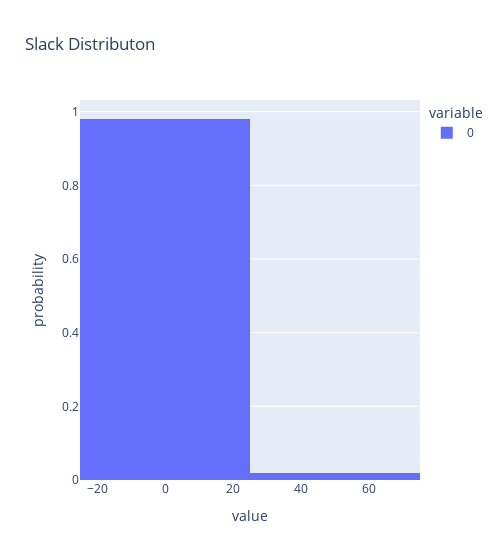

Notebook source saved alongside this figure:
### Code cell
# plot slack distribution
c = '_C7'
px.histogram(slack_dict[c],  
             histnorm = 'probability',
             width = 500,
             title="Slack Distributon")

### Figure 1 — Plotly figure (JSON) as saved in the notebook; plotly's stock layout.template omitted (floating-point values rounded to 4 significant figures)
{"data": [{"alignmentgroup": "True", "bingroup": "x", "histnorm": "probability", "hovertemplate": "variable=0<br>value=%{x}<br>probability=%{y}<extra></extra>", "legendgroup": "0", "marker": {"color": "#636efa", "pattern": {"shape": ""}}, "name": "0", "offsetgroup": "0", "orientation": "v", "showlegend": true, "type": "histogram", "x": [0, 0, 0, 0, 0, 0, 0, 0, 0, 0, 0, 0, 0, 0, 0, 0, 0, 0, 0, 0, 0, 0, 0, 0, 0, 0, 0, 50.9, 0, 0, 0, 0, 0, 0, 0, 0, 0, 0, 0, 0, 0, 0, 0, 0, 0, 0, 0, 0, 0, 0, 0, 0, 0, 0, 0, 0, 0, 0, 0, 0, 0, 0, 0, 0, 0, 0, 0, 0, 0, 0, 0, 0, 0, 0, 0, 0, 0, 0, 50.9, 0, 0, 0, 0, 0, 0, 0, 0, 0, 0, 0, 0, 0, 0, 0, 0, 0, 0, 0, 0, 0], "xaxis": "x", "yaxis": "y"}], "layout": {"barmode": "relative", "legend": {"title": {"text": "variable"}, "tracegroupgap": 0}, "title": {"text": "Slack Distributon"}, "width": 500, "xaxis": {"anchor": "y", "domain": [0, 1], "title": {"text": "value"}}, "yaxis": {"anchor": "x", "domain": [0, 1], "title": {"text": "probability"}}}}
